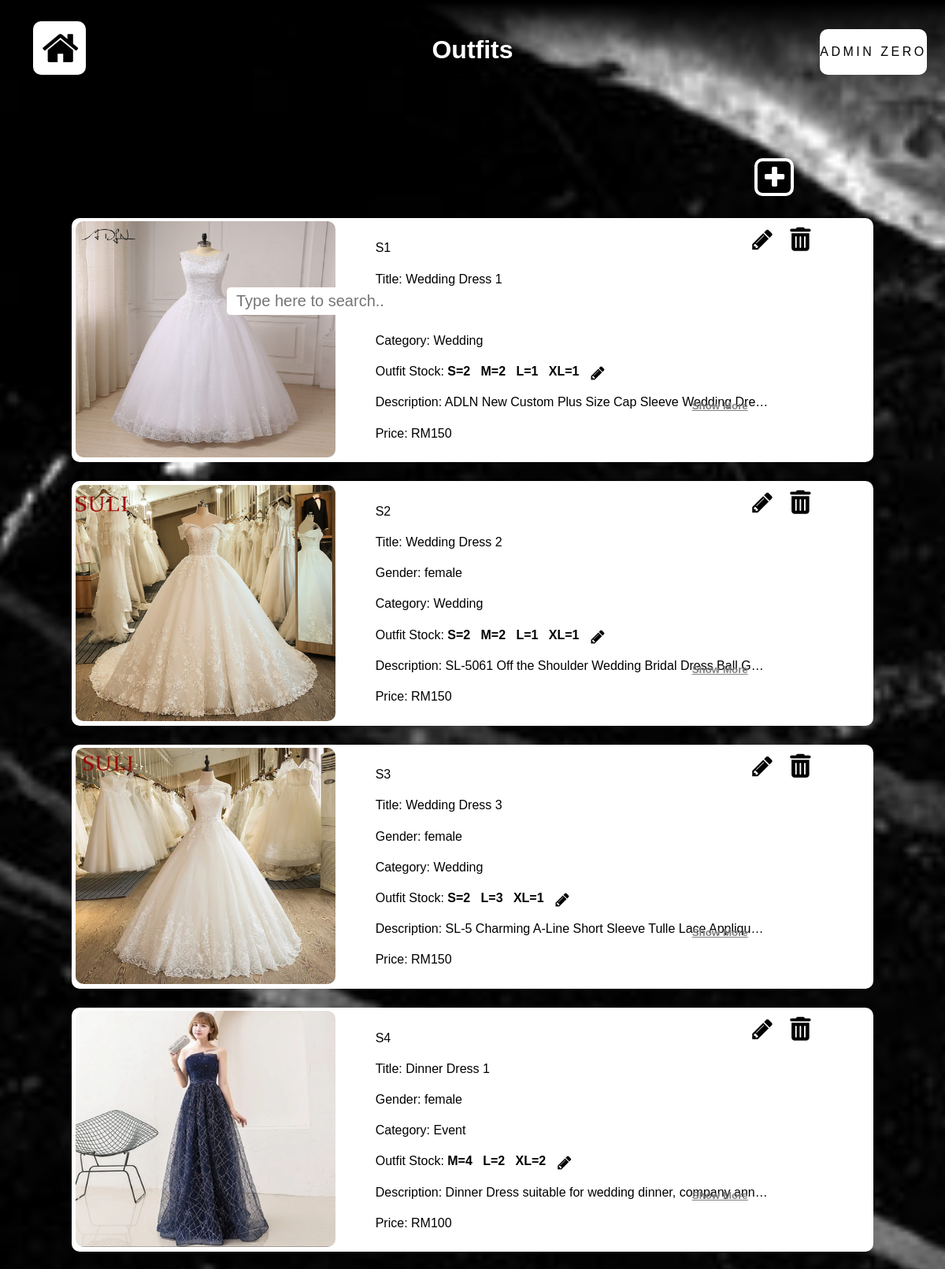
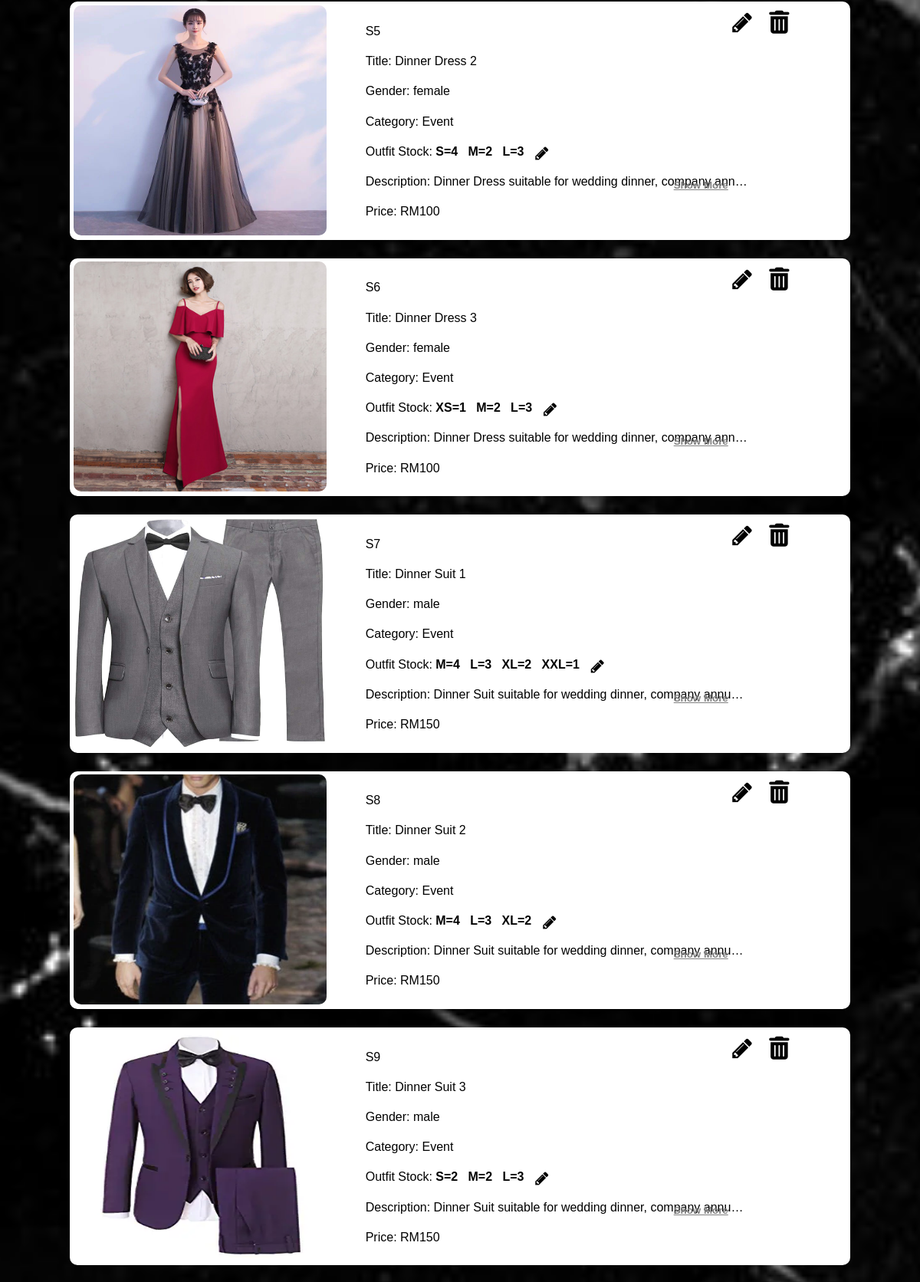
The app's page /admin-site/outfitdata.php (signed in, upper part) with its own data (2 pictures, top to bottom).
### tables this page shows
CREATE TABLE IF NOT EXISTS `outfit_list` (
  `outfitID` int(255) NOT NULL AUTO_INCREMENT,
  `outfitTitle` varchar(255) NOT NULL,
  `outfitGender` varchar(255) NOT NULL,
  `outfitCategory` varchar(255) NOT NULL,
  `outfitDescription` longtext NOT NULL,
  `outfitPrice` int(255) NOT NULL,
  `outfitPicture` varchar(255) NOT NULL,
  PRIMARY KEY (`outfitID`)
);

CREATE TABLE IF NOT EXISTS `outfit_size` (
  `outfit_sizeID` int(255) NOT NULL AUTO_INCREMENT,
  `outfitID` int(255) NOT NULL,
  `outfitSize` varchar(255) NOT NULL COMMENT 'S, M, L, XL, XXL',
  `outfitstock` int(255) NOT NULL,
  PRIMARY KEY (`outfit_sizeID`),
  KEY `outfitID` (`outfitID`)
);

### admin-site/outfitdata.php (the view, shortened to what this page needs)
<!DOCTYPE html>
<html lang="en">
<head>
    <link rel="stylesheet" href="https://cdnjs.cloudflare.com/ajax/libs/font-awesome/4.7.0/css/font-awesome.min.css">
    <link rel="stylesheet" href="datalist.css">
</head>
<body>
    <?php include('admin-navbar.php'); ?>
    <?php include('admin-popup/addoutfitpu.php'); ?>
    <center>
        <h1 style="z-index: 100; position: relative"><b>Outfits</b></h1>
        <div style="height: 50px"></div>
    </center>
    <div class="filter-bg"></div>
    <input class="searchbar" form="search-form" id="searchbar" name="search_inp" type="text" placeholder="Type here to search..">
    <button type="button" class="btn-add-new" onclick="openAddForm()">
        <i class="fa fa-plus" style="font-size: 32px"></i>
    </button>
    <br>
    <div class="btn-add-hover" onclick="openAddForm()"><b>Add New Outfit</b></div>
    <section>
        <?php
        if (!isset($_POST['search_inp']) || isset($_POST['search_inp']) && $_POST['search_inp'] == "") {
            $outfit = "SELECT * FROM outfit_list ol";
        } else if (isset($_POST['search_inp'])) {
            $outfit = "SELECT * FROM outfit_list WHERE " .
                "outfitTitle LIKE '%" . $_POST['search_inp'] . "%' OR " .
                "outfitGender LIKE '%" . $_POST['search_inp'] . "%' OR " .
                "outfitDescription LIKE '%" . $_POST['search_inp'] . "%' OR " .
                "outfitCategory LIKE '%" . $_POST['search_inp'] . "%'";
            $outfit_ref = "SELECT COUNT(outfitID) AS result_count FROM outfit_list WHERE " .
                "outfitTitle LIKE '%" . $_POST['search_inp'] . "%' OR " .
                "outfitGender LIKE '%" . $_POST['search_inp'] . "%' OR " .
                "outfitDescription LIKE '%" . $_POST['search_inp'] . "%' OR " .
                "outfitCategory LIKE '%" . $_POST['search_inp'] . "%'";
            $just_ref_query = mysqli_query($conn, $outfit_ref);
            if (mysqli_num_rows($just_ref_query) > 0) {
                $just_for_ref = mysqli_fetch_array($just_ref_query);
                echo ("<h3 style='position: absolute; margin-left: 24vw;'>Keyword: '{$_POST['search_inp']}' &nbsp; Result: {$just_for_ref['result_count']} </h3>");
            }
        }
        $result_outfit = mysqli_query($conn, $outfit);
        ?>
        <div style="height: 70px"></div>
        <?php while ($row_outfit = mysqli_fetch_array($result_outfit)) { ?>
            <form action="" method="POST">
                <table class="product-table">
                    <tr>
                        <td rowspan="999" class="img-td"><img src="../<?php echo $row_outfit['outfitPicture']; ?>" width="100%" height="100%"></td>
                    </tr>
                    <tr>
                        <td></td>
                        <td style="height: 1vw">
                            <button class="btnEditProduct" type="button" onclick="openForm<?php echo $row_outfit['outfitID']; ?>();" name="btnEditProduct">
                                <i class="fa fa-pencil" style="font-size:30px"></i>
                            </button>
                            <button class="btnDelProduct" type="button" onclick="openDel<?php echo $row_outfit['outfitID']; ?>()">
                                <i class='fas fa-trash-alt' style='font-size:30px'></i>
                            </button>
                        </td>
                    </tr>
                    <tr>
                        <td colspan="4" class="product-content">S<?php echo $row_outfit['outfitID']; ?></td>
                    </tr>
                    <tr>
                        <td colspan="4" class="product-content">Title: <?php echo $row_outfit['outfitTitle']; ?></td>
                    </tr>
                    <tr>
                        <td colspan="4" class="product-content">Gender: <?php echo $row_outfit['outfitGender']; ?></td>
                    </tr>
                    <tr>
                        <td colspan="4" class="product-content">Category: <?php echo $row_outfit['outfitCategory']; ?></td>
                    </tr>
                    <tr>
                        <td colspan="4" class="product-content">
                            Outfit Stock:
                            <?php
                            $select_size = "SELECT * FROM outfit_size WHERE outfitID = '" . $row_outfit['outfitID'] . "'";
                            $result_select_size = mysqli_query($conn, $select_size);
                            while ($row_select_size = mysqli_fetch_array($result_select_size)) {
                            ?>
                                <b <?php if ($row_select_size['outfitstock'] == 0) {
                                        echo "style='color: red;'";
                                    } ?>>
                                    <?php echo ($row_select_size['outfitSize'] . "=" . $row_select_size['outfitstock'] . " &nbsp;"); ?>
                                </b>
                            <?php
                            }
                            ?>
                            <button style="margin-left: 0" class="btnEditProduct" type="button" onclick="openAddSize<?php echo $row_outfit['outfitID']; ?>()" name="btnEditProduct">
                                <i class="fa fa-pencil" style="font-size:20px"></i>
                            </button>
                        </td>
                    </tr>
                    <tr>
                        <td colspan="4" class="product-content">
                            <div class="product-content2" id="show_content<?php echo $row_outfit['outfitID']; ?>">
                                Description: <?php echo $row_outfit['outfitDescription']; ?>
                            </div>
                            <button type="button" class="show-more" id="show_more<?php echo $row_outfit['outfitID']; ?>" <?php if (strlen($row_outfit['outfitDescription']) <= 49 || strlen($row_outfit['outfitDescription']) == 0) {
                                                                                                                                echo "style= 'display: none !important;'";
                                                                                                                            } ?>>Show More</button>
                        </td>
                    </tr>
                    <tr>
                        <td colspan="4" class="product-content">Price: RM<?php echo $row_outfit['outfitPrice']; ?></td>
                    </tr>
                    <tr>
                        <td style="height: 1vw"></td>
                    </tr>
                </table>
            </form>
    </section>
    <div style="height: 2vw"></div>
<?php } ?>
</body>
</html>

### admin-site/datalist.css (style rules this page uses)
body { margin: 0; padding: 0; background: url(../all_bg.jpg) no-repeat center fixed; background-size: cover; color: white; }
.filter-bg { position: fixed; height: 100px; width: 100%; background: linear-gradient(to bottom, black 3%, transparent); top: 0; z-index: 99; }
.searchbar { position: sticky; left: 24%; top: 5%; width: 50vw; height: 25px; border-radius: 5px; border: none; font-size: 20px; z-index: 9999; outline: none; padding: 5px 1vw 5px 1vw; }
.btn-add-new { position: absolute; z-index: 99; right: 16%; cursor: pointer; width: 50px; height: 48px; border: 4px solid white; border-radius: 10px; background: black; color: white; margin-top: 1vw; overflow: hidden; padding: 2px 0 0 1px; outline: none; }
.btn-add-hover { position: absolute; cursor: pointer; z-index: 98; right: 16%; top: 29%; width: 35px; background: white; border-radius: 10px; color: white; overflow: hidden; font-size: 20px; padding: 12px 0 12px 15px; white-space: nowrap; }
.product-table { margin: 0 auto; background: white; color: black !important; border-radius: 10px; }
.img-td { padding: 0.2vw 4vw 0 0.2vw; height: 300px; width: 330px; }
.img-td img { border-radius: 10px; }
.product-content { width: 600px; padding-right: 30px; }
.product-content2 { white-space: nowrap; width: 500px; overflow: hidden; text-overflow: ellipsis; }
.show-more, .show-less { position: absolute; color: grey; text-decoration: underline; margin-left: 33%; margin-top: -1.1%; background: transparent; border: none; font-weight: 600; cursor: pointer; transition: 0.3s; outline: none; }
.btnEditProduct, .btnDelProduct { position: absolute; background: transparent; border: none; cursor: pointer; outline: none; }
.btnEditProduct { margin-left: 13vw; transition: 0.5s; }
.btnDelProduct { margin-left: 17vw; transition: 0.5s; }

### admin-site/admin-navbar.css (style rules this page uses)
body { font-family: Verdana, Geneva, Tahoma, sans-serif; padding: 0; margin: 0; }

### records on screen
outfit_list: outfitPicture (picture), outfitID "1", outfitTitle "Wedding Dress 1", outfitCategory "Wedding", outfitDescription "ADLN New Custom Plus Size Cap Sleeve Wedding Dre…", outfitPrice "150"
outfit_size: outfitSize "S", outfitstock "2"
outfit_size: outfitSize "M", outfitstock "2"
outfit_size: outfitSize "L", outfitstock "1"
outfit_size: outfitSize "XL", outfitstock "1"
outfit_list: outfitPicture (picture), outfitID "2", outfitTitle "Wedding Dress 2", outfitGender "female", outfitCategory "Wedding", outfitDescription "SL-5061 Off the Shoulder Wedding Bridal Dress Ball G…", outfitPrice "150"
outfit_size: outfitSize "S", outfitstock "2"
outfit_size: outfitSize "M", outfitstock "2"
outfit_size: outfitSize "L", outfitstock "1"
outfit_size: outfitSize "XL", outfitstock "1"
outfit_list: outfitPicture (picture), outfitID "3", outfitTitle "Wedding Dress 3", outfitGender "female", outfitCategory "Wedding", outfitDescription "SL-5 Charming A-Line Short Sleeve Tulle Lace Appliqu…", outfitPrice "150"
outfit_size: outfitSize "S", outfitstock "2"
outfit_size: outfitSize "L", outfitstock "3"
outfit_size: outfitSize "XL", outfitstock "1"
outfit_list: outfitPicture (picture), outfitID "4", outfitTitle "Dinner Dress 1", outfitGender "female", outfitCategory "Event", outfitDescription "Dinner Dress suitable for wedding dinner, company ann…", outfitPrice "100"
outfit_size: outfitSize "M", outfitstock "4"
outfit_size: outfitSize "L", outfitstock "2"
outfit_size: outfitSize "XL", outfitstock "2"
outfit_list: outfitPicture (picture), outfitID "5", outfitTitle "Dinner Dress 2", outfitGender "female", outfitCategory "Event", outfitDescription "Dinner Dress suitable for wedding dinner, company ann…", outfitPrice "100"
outfit_size: outfitSize "S", outfitstock "4"
outfit_size: outfitSize "M", outfitstock "2"
outfit_size: outfitSize "L", outfitstock "3"
outfit_list: outfitPicture (picture), outfitID "6", outfitTitle "Dinner Dress 3", outfitGender "female", outfitCategory "Event", outfitDescription "Dinner Dress suitable for wedding dinner, company ann…", outfitPrice "100"
outfit_size: outfitSize "XS", outfitstock "1"
outfit_size: outfitSize "M", outfitstock "2"
outfit_size: outfitSize "L", outfitstock "3"
outfit_list: outfitPicture (picture), outfitID "7", outfitTitle "Dinner Suit 1", outfitGender "male", outfitCategory "Event", outfitDescription "Dinner Suit suitable for wedding dinner, company annu…", outfitPrice "150"
outfit_size: outfitSize "M", outfitstock "4"
outfit_size: outfitSize "L", outfitstock "3"
outfit_size: outfitSize "XL", outfitstock "2"
outfit_size: outfitSize "XXL", outfitstock "1"
outfit_list: outfitPicture (picture), outfitID "8", outfitTitle "Dinner Suit 2", outfitGender "male", outfitCategory "Event", outfitDescription "Dinner Suit suitable for wedding dinner, company annu…", outfitPrice "150"
outfit_size: outfitSize "M", outfitstock "4"
outfit_size: outfitSize "L", outfitstock "3"
outfit_size: outfitSize "XL", outfitstock "2"
outfit_list: outfitPicture (picture), outfitID "9", outfitTitle "Dinner Suit 3", outfitGender "male", outfitCategory "Event", outfitDescription "Dinner Suit suitable for wedding dinner, company annu…", outfitPrice "150"
outfit_size: outfitSize "S", outfitstock "2"
outfit_size: outfitSize "M", outfitstock "2"
outfit_size: outfitSize "L", outfitstock "3"
